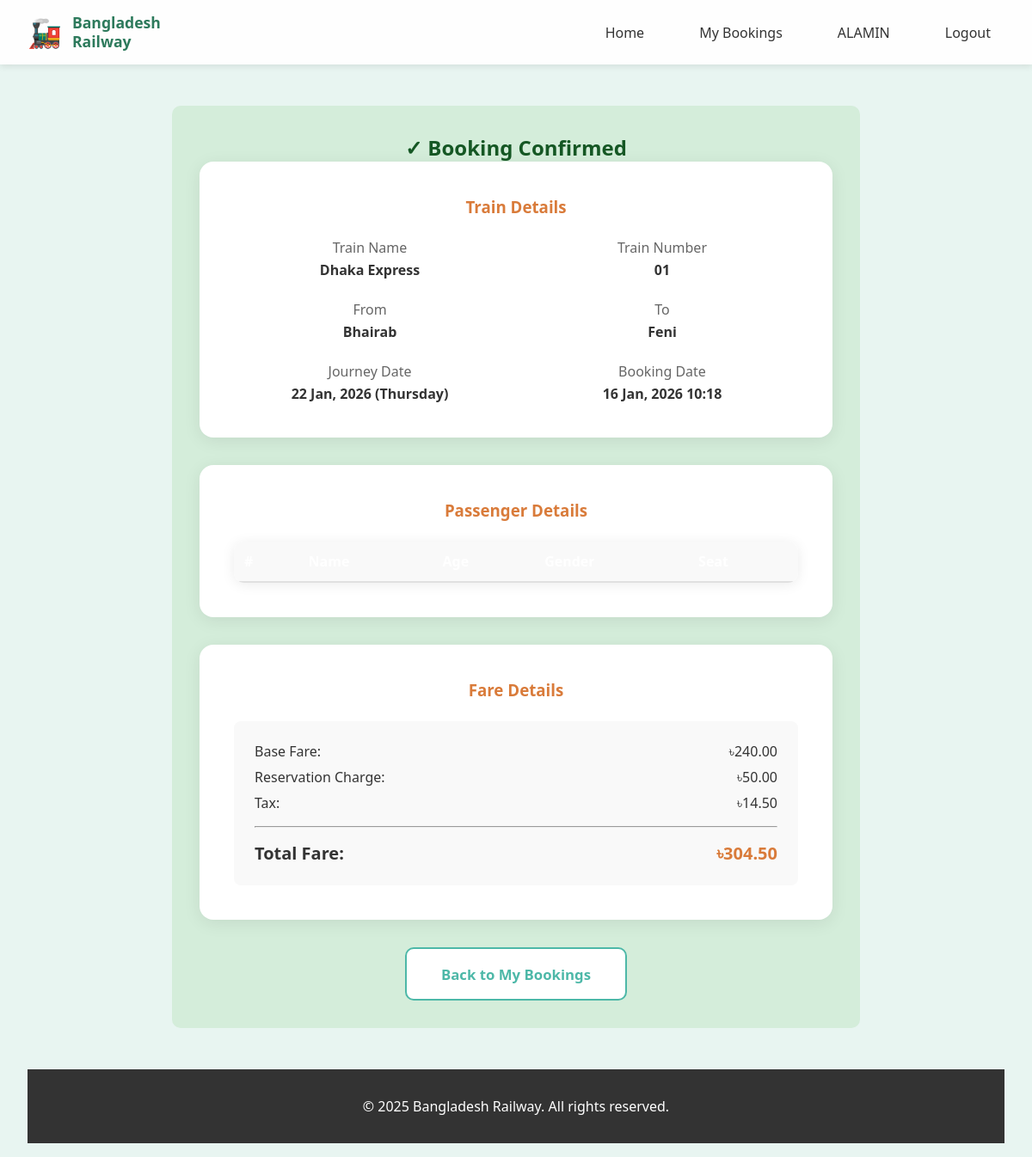
Page /bookings/booking/2427928849/ (signed in) on the committed database.
### accounts/models.py (models this page shows, shortened)
class User(AbstractUser):
    ROLE_CHOICES = (
        ('customer', 'Customer'),
        ('admin', 'Administrator'),
    )
    GENDER_CHOICES = (
        ('Male', 'Male'),
        ('Female', 'Female'),
        ('Other', 'Other'),
    )
    phone_number = models.CharField(max_length=15, blank=True, null=True)
    address = models.TextField(blank=True, null=True)
    full_name = models.CharField(max_length=100, blank=True, null=True,
                                  help_text="Full name for ticket")
    age = models.IntegerField(blank=True, null=True)
    gender = models.CharField(max_length=10, choices=GENDER_CHOICES, blank=True, null=True)
    role = models.CharField(max_length=20, choices=ROLE_CHOICES, default='customer')
    def is_admin_user(self):
        return self.role == 'admin'
    class Meta:
        verbose_name = 'User'
        verbose_name_plural = 'Users'

### bookings/models.py (models this page shows, shortened)
class Payment(models.Model):
    STATUS_CHOICES = (
        ('pending', 'Pending'),
        ('success', 'Success'),
        ('failed', 'Failed'),
    )
    PAYMENT_METHOD_CHOICES = (
        ('bkash', 'bKash'),
        ('nagad', 'Nagad'),
        ('card', 'Credit/Debit Card'),
        ('cash', 'Cash'),
    )
    BOOKING_STATUS_CHOICES = (
        ('booked', 'Booked'),
        ('travelled', 'Travelled'),
        ('cancelled', 'Cancelled'),
    )
    pnr = models.CharField(max_length=10, unique=True, default=generate_pnr, primary_key=True)
    user = models.ForeignKey(settings.AUTH_USER_MODEL, on_delete=models.CASCADE, related_name='payments')
    train = models.ForeignKey(Train, on_delete=models.CASCADE)
    train_schedule = models.ForeignKey(TrainSchedule, on_delete=models.CASCADE)
    origin_station = models.ForeignKey(Station, on_delete=models.CASCADE, related_name='origin_payments')
    destination_station = models.ForeignKey(Station, on_delete=models.CASCADE, related_name='destination_payments')
    journey_date = models.DateField()
    booking_date = models.DateTimeField(auto_now_add=True)
    base_fare = models.DecimalField(max_digits=10, decimal_places=2, default=0)
    reservation_charge = models.DecimalField(max_digits=10, decimal_places=2, default=50)
    tax = models.DecimalField(max_digits=10, decimal_places=2, default=0)
    total_fare = models.DecimalField(max_digits=10, decimal_places=2, default=0)
    booking_status = models.CharField(max_length=20, choices=BOOKING_STATUS_CHOICES, default='booked')
    payment_method = models.CharField(max_length=20, choices=PAYMENT_METHOD_CHOICES, blank=True, null=True)
    payment_status = models.CharField(max_length=20, choices=STATUS_CHOICES, default='pending')
    transaction_id = models.CharField(max_length=50, unique=True, blank=True, null=True)
    payment_date = models.DateTimeField(null=True, blank=True)
    class Meta:
        ordering = ['-booking_date']
        verbose_name = 'Payment/Booking'
        verbose_name_plural = 'Payments/Bookings'

### trains/models.py (models this page shows, shortened)
class Train(models.Model):
    CLASS_CHOICES = (
        ('AC', 'Air Conditioned'),
        ('Non-AC', 'Non Air Conditioned'),
        ('Sleeper', 'Sleeper'),
    )
    train_number = models.CharField(max_length=10, unique=True)
    train_name = models.CharField(max_length=100)
    total_seats = models.IntegerField(default=100, help_text="Total seats available")
    available_seats = models.IntegerField(default=100, help_text="Currently available seats")
    total_coaches = models.IntegerField(default=10)
    classes_available = models.CharField(max_length=100, help_text="e.g., AC,Non-AC,Sleeper")
    off_day = models.CharField(max_length=50, blank=True, null=True,
                                help_text="Days when train doesn't run (e.g., Sunday)")
    class Meta:
        ordering = ['train_name']
        verbose_name = 'Train'
        verbose_name_plural = 'Trains'

class Station(models.Model):
    station_code = models.CharField(max_length=10, unique=True)
    station_name = models.CharField(max_length=100)
    city = models.CharField(max_length=100)
    class Meta:
        ordering = ['station_name']
        verbose_name = 'Station'
        verbose_name_plural = 'Stations'

### bookings/views.py (the view)
# urls.py: path('booking/<str:pnr>/', views.booking_detail, name='booking_detail'),
@login_required
def booking_detail(request, pnr):
    booking = get_object_or_404(Payment, pnr=pnr, user=request.user)
    context = {
        'booking': booking,
        'today': date.today(),
    }
    return render(request, 'bookings/booking_detail.html', context)

### templates/bookings/booking_detail.html (shortened to what this page needs)
{% extends 'base.html' %}
{% block content %}
<div class="container">
    <div style="max-width: 800px; margin: 2rem auto;">
        {% if booking.payment_status == 'success' %}
        {% if booking.journey_date > today %}
        <div style="text-align: center; padding: 2rem; background: #d4edda; border-radius: 10px; margin-bottom: 2rem;">
            <h2 style="color: #155724; margin: 0;">✓ Booking Confirmed</h2>
            {% else %}
            <div
                style="text-align: center; padding: 2rem; background: #d1ecf1; border-radius: 10px; margin-bottom: 2rem;">
                <h2 style="color: #0c5460; margin: 0;">✓ Journey Completed</h2>
                {% endif %}
                {% else %}
                <div
                    style="text-align: center; padding: 2rem; background: #fff3cd; border-radius: 10px; margin-bottom: 2rem;">
                    <h2 style="color: #856404; margin: 0;">⏳ Payment Pending</h2>
                    {% endif %}
                    <div class="search-card" style="margin-bottom: 2rem;">
                        <h3 style="color: #D97B3A; margin-bottom: 1.5rem;">Train Details</h3>
                        <div style="display: grid; grid-template-columns: repeat(2, 1fr); gap: 1.5rem;">
                            <div>
                                <p style="color: #666; margin-bottom: 0.25rem;">Train Name</p>
                                <p style="font-weight: bold;">{{ booking.train.train_name }}</p>
                            </div>
                            <div>
                                <p style="color: #666; margin-bottom: 0.25rem;">Train Number</p>
                                <p style="font-weight: bold;">{{ booking.train.train_number }}</p>
                            </div>
                            <div>
                                <p style="color: #666; margin-bottom: 0.25rem;">From</p>
                                <p style="font-weight: bold;">{{ booking.origin_station.station_name }}</p>
                            </div>
                            <div>
                                <p style="color: #666; margin-bottom: 0.25rem;">To</p>
                                <p style="font-weight: bold;">{{ booking.destination_station.station_name }}</p>
                            </div>
                            <div>
                                <p style="color: #666; margin-bottom: 0.25rem;">Journey Date</p>
                                <p style="font-weight: bold;">{{ booking.journey_date|date:"d M, Y (l)" }}</p>
                            </div>
                            <div>
                                <p style="color: #666; margin-bottom: 0.25rem;">Booking Date</p>
                                <p style="font-weight: bold;">{{ booking.booking_date|date:"d M, Y H:i" }}</p>
                            </div>
                        </div>
                    </div>
                    <div class="search-card" style="margin-bottom: 2rem;">
                        <h3 style="color: #D97B3A; margin-bottom: 1.5rem;">Passenger Details</h3>
                        <table style="width: 100%; border-collapse: collapse;">
                            <thead>
                                <tr style="background: #f9f9f9;">
                                    <th style="padding: 0.75rem; text-align: left; border-bottom: 2px solid #E0E0E0;">#
                                    </th>
                                    <th style="padding: 0.75rem; text-align: left; border-bottom: 2px solid #E0E0E0;">
                                    </th>
                                    <th style="padding: 0.75rem; text-align: left; border-bottom: 2px solid #E0E0E0;">
                                    </th>
                                    <th style="padding: 0.75rem; text-align: left; border-bottom: 2px solid #E0E0E0;">
                                    </th>
                                    <th style="padding: 0.75rem; text-align: left; border-bottom: 2px solid #E0E0E0;">
                                    </th>
                                </tr>
                            </thead>
                        </table>
                    </div>
                    <div class="search-card" style="margin-bottom: 2rem;">
                        <h3 style="color: #D97B3A; margin-bottom: 1.5rem;">Fare Details</h3>
                        <div style="background: #f9f9f9; padding: 1.5rem; border-radius: 8px;">
                            <div style="display: flex; justify-content: space-between; margin-bottom: 0.5rem;">
                                <span>Base Fare:</span>
                                <span>৳{{ booking.base_fare }}</span>
                            </div>
                            <div style="display: flex; justify-content: space-between; margin-bottom: 0.5rem;">
                                <span>Reservation Charge:</span>
                                <span>৳{{ booking.reservation_charge }}</span>
                            </div>
                            <div style="display: flex; justify-content: space-between; margin-bottom: 0.5rem;">
                                <span>Tax:</span>
                                <span>৳{{ booking.tax }}</span>
                            </div>
                            <hr style="margin: 1rem 0;">
                            <div
                                style="display: flex; justify-content: space-between; font-size: 1.25rem; font-weight: bold;">
                                <span>Total Fare:</span>
                                <span style="color: #D97B3A;">৳{{ booking.total_fare }}</span>
                            </div>
                        </div>
                    </div>
                    <div style="display: flex; gap: 1rem; justify-content: center;">
                        <a href="{% url 'bookings:my_bookings' %}" class="btn btn-outline">Back to My Bookings</a>
                    </div>
                </div>
            </div>
            {% endblock %}

### templates/base.html (shortened to what this page needs)
{% load static %}
<!DOCTYPE html>
<html lang="en">
<head>
    <link rel="stylesheet" href="{% static 'css/style.css' %}">
</head>
<body>
    <nav class="navbar">
        <div class="navbar-container">
            <a href="{% url 'trains:home' %}" class="navbar-brand">
                <div class="navbar-logo">🚂</div>
                <div>
                    <div class="navbar-title">Bangladesh</div>
                    <div class="navbar-title">Railway</div>
                </div>
            </a>
            <ul class="navbar-menu">
                {% if user.is_authenticated %}
                {% if user.is_admin_user %}
                <li><a href="{% url 'accounts:admin_dashboard' %}">Dashboard</a></li>
                <li><a href="{% url 'trains:admin_train_list' %}">Manage Trains</a></li>
                <li><a href="{% url 'trains:admin_route_list' %}">Manage Routes</a></li>
                <li><a href="{% url 'trains:admin_schedule_list' %}">Manage Schedules</a></li>
                <li><a href="{% url 'accounts:logout' %}">Logout</a></li>
                {% else %}
                <li><a href="{% url 'trains:home' %}">Home</a></li>
                <li><a href="{% url 'bookings:my_bookings' %}">My Bookings</a></li>
                <li><a href="{% url 'accounts:profile' %}">{{ user.username }}</a></li>
                <li><a href="{% url 'accounts:logout' %}">Logout</a></li>
                {% endif %}
                {% else %}
                <li><a href="{% url 'trains:home' %}">Home</a></li>
                <li><a href="{% url 'accounts:login' %}">Login</a></li>
                <li><a href="{% url 'accounts:register' %}">Register</a></li>
                {% endif %}
            </ul>
        </div>
    </nav>
    {% block content %}
    {% endblock %}
    <footer style="background: #333; color: white; text-align: center; padding: 2rem; margin-top: 3rem;">
        <p>&copy; 2025 Bangladesh Railway. All rights reserved.</p>
    </footer>
</body>
</html>

### static/css/style.css (style rules this page uses)
* { margin: 0; padding: 0; box-sizing: border-box; }
body { font-family: 'Segoe UI', Tahoma, Geneva, Verdana, sans-serif; background: #e8f5f1; min-height: 100vh; color: #333; }
.container { max-width: 1200px; margin: 0 auto; padding: 1rem 2rem; }
.navbar { background: rgba(255, 255, 255, 0.95); box-shadow: 0 2px 8px rgba(0, 0, 0, 0.1); position: sticky; top: 0; z-index: 1000; }
.navbar-container { max-width: 1200px; margin: 0 auto; display: flex; justify-content: space-between; align-items: center; padding: 1rem 2rem; }
.navbar-brand { display: flex; align-items: center; gap: 0.75rem; text-decoration: none; color: #2D7A5C; }
.navbar-logo { font-size: 2rem; }
.navbar-title { font-weight: bold; font-size: 1.1rem; line-height: 1.2; }
.navbar-menu { display: flex; list-style: none; gap: 2rem; align-items: center; }
.navbar-menu li a { text-decoration: none; color: #333; font-weight: 500; padding: 0.5rem 1rem; border-radius: 8px; transition: all 0.3s ease; }
.search-card { background: white; padding: 2.5rem; border-radius: 16px; box-shadow: 0 4px 20px rgba(0, 0, 0, 0.08); }
.btn { padding: 1.1rem 2.5rem; border: none; border-radius: 10px; font-size: 1.05rem; font-weight: 600; cursor: pointer; transition: all 0.3s ease; text-decoration: none; display: inline-block; }
.btn-outline { background: white; color: #4db8a8; border: 2px solid #4db8a8; }
table { width: 100%; background: white; border-radius: 12px; overflow: hidden; box-shadow: 0 2px 15px rgba(0, 0, 0, 0.08); }
table thead tr { background: #2D7A5C; color: white; }
table th { padding: 1rem; text-align: left; font-weight: 600; }

### rows in the picture
User: username "ALAMIN"
Payment: train.train_name "Dhaka Express", train.train_number "01", origin_station.station_name "Bhairab", destination_station.station_name "Feni", journey_date "22 Jan, 2026 (Thursday)", booking_date "16 Jan, 2026 10:18", base_fare "240.00", reservation_charge "50.00", tax "14.50", total_fare "304.50"
